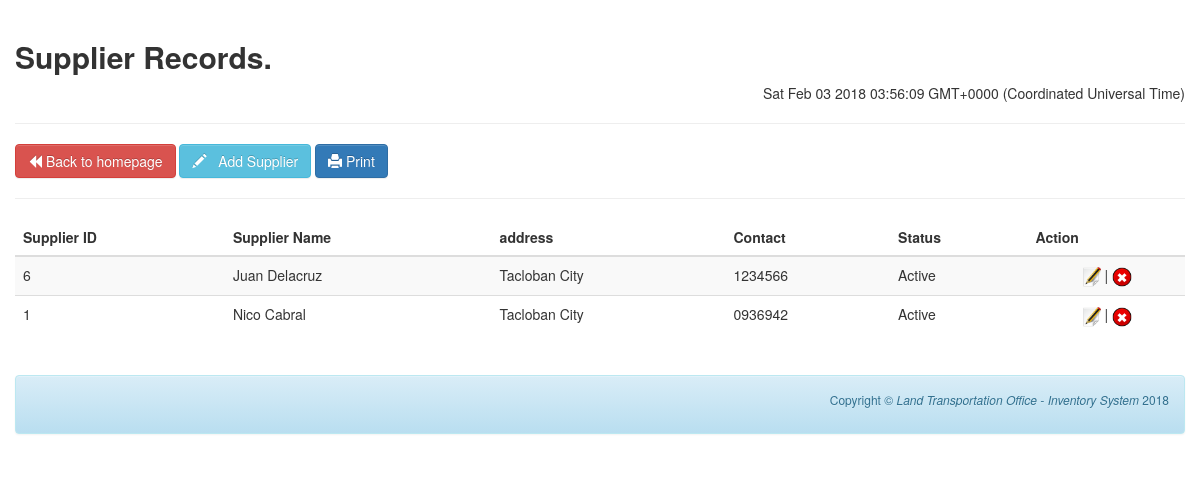
The app's page /OnlineInventory_Final/supplier/index.php (signed in) with its own data.
### tables this page shows
CREATE TABLE `tbl_employees` (
  `emp_id` int(11) NOT NULL AUTO_INCREMENT,
  `emp_name` varchar(25) NOT NULL,
  `emp_dept` varchar(50) NOT NULL,
  `emp_salary` varchar(7) NOT NULL,
  `status` varchar(50) NOT NULL,
  PRIMARY KEY (`emp_id`)
);

### OnlineInventory_Final/supplier/index.php (the view, shortened to what this page needs)
<!DOCTYPE html PUBLIC "-//W3C//DTD XHTML 1.0 Transitional//EN" "http://www.w3.org/TR/xhtml1/DTD/xhtml1-transitional.dtd">
<html xmlns="http://www.w3.org/1999/xhtml">
<head>
<link href="bootstrap/css/bootstrap.min.css" rel="stylesheet" media="screen">
<link href="bootstrap/css/bootstrap-theme.min.css" rel="stylesheet" media="screen">
<link href="assets/datatables.min.css" rel="stylesheet" type="text/css">
</head>
<body>
<br />
  <div class="container-fluid">
        <h2 class="form-signin-heading"><strong>Supplier Records.</strong></h2><p align="right"> <?php echo '<script> document.write(Date());</script>';?></p><hr />
        <a href="../stockcard.php"><button class="btn btn-danger"><span class="glyphicon glyphicon-backward"></span>&nbsp;Back to homepage</button></a>
        <button class="btn btn-info" type="button" id="btn-add"> <span class="glyphicon glyphicon-pencil"></span> &nbsp; Add Supplier</button>
         <a href="../print_supplier.php"><button class="btn btn-primary"><span class="glyphicon glyphicon-print"></span>&nbsp;Print</button></a>
        <hr />
        <div class="content-loader">
        <table cellspacing="0" width="100%" id="example" class="table table-striped table-hover table-responsive">
        <thead>
        <tr>
        <th>Supplier ID</th>
        <th>Supplier Name</th>
        <th>address</th>
        <th>Contact</th>
        <th>Status</th>
        <th>Action</th>
        </tr>
        </thead>
        <tbody>
        <?php
        require_once 'dbconfig.php';
        $stmt = $db_con->prepare("SELECT * FROM tbl_employees ORDER BY emp_id DESC");
        $stmt->execute();
		while($row=$stmt->fetch(PDO::FETCH_ASSOC))
		{
			?>
			<tr>
			<td><?php echo $row['emp_id']; ?></td>
			<td><?php echo $row['emp_name']; ?></td>
			<td><?php echo $row['emp_dept']; ?></td>
			<td><?php echo $row['emp_salary']; ?></td>
            <td><?php echo $row['status'];?></td>
			<td align="center">
			<a id="<?php echo $row['emp_id']; ?>" class="edit-link" href="#" title="Edit">
			<img src="edit.png" width="20px" />
            </a> | <a id="<?php echo $row['emp_id']; ?>" class="delete-link" href="#" title="Delete">
			<img src="delete.png" width="20px" />
            </a></td>
			</tr>
			<?php
		}
		?>
        </tbody>
        </table>
        </div>
    </div>
    <br />
    <div class="container-fluid">
        <div class="alert alert-info">
        <footer>
                        <p style="font-size:12px; text-align:right";> Copyright &copy; <em>Land Transportation Office - Inventory System</em> <?php echo date('Y');?></p>
                    </footer>
        </div>
    </div>
</body>
</html>

### records on screen
tbl_employees: emp_id "6", emp_name "Juan Delacruz", emp_dept "Tacloban City", emp_salary "1234566", status "Active"
tbl_employees: emp_id "1", emp_name "Nico Cabral", emp_dept "Tacloban City", emp_salary "0936942", status "Active"
